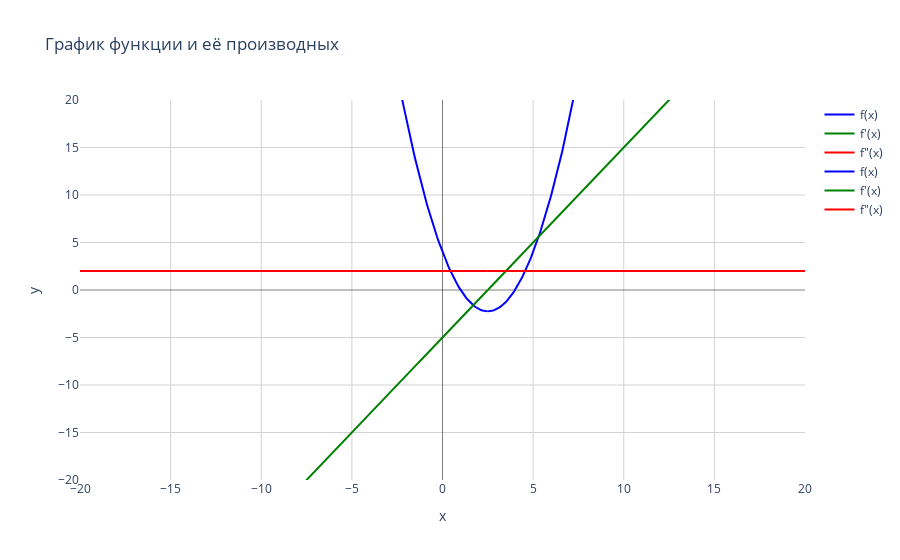

The notebook cell this image was saved under:
### Markdown cell above
### Задание 1.3

1 point possible (graded)

Найдите экстремум функции  

$y = x^2 -5x + 4$. 

В качестве ответа запишите точку экстремума (координату по оси х).

### Code cell
from helper.functionanalyzer import FunctionAnalyzer

x = Symbol('x')
f = x**2-5*x+4  

# Для анализа только в действительных числах
analyzer_real = FunctionAnalyzer(f, x, x_range = (-20, 20), y_range = (-20, 20), complex_domain=False)
analyzer_real.describe()  # Покажет, что нет пересечений с осью x
analyzer_real.plot()

### Figure 1 — Plotly figure (JSON) as saved in the notebook; plotly's stock layout.template omitted (floating-point values rounded to 4 significant figures; data arrays with more than 128 entries replaced by an {"elided": "..."} marker saying what was removed)
{"data": [{"line": {"color": "blue"}, "name": "f(x)", "type": "scatter", "x": {"elided": "300 float values"}, "y": {"elided": "300 float values"}}, {"line": {"color": "green"}, "name": "f'(x)", "type": "scatter", "x": {"elided": "300 float values"}, "y": {"elided": "300 float values"}}, {"line": {"color": "red"}, "name": "f\"(x)", "type": "scatter", "x": {"elided": "300 float values"}, "y": {"elided": "300 int values"}}, {"line": {"color": "blue"}, "name": "f(x)", "type": "scatter", "x": {"elided": "300 float values"}, "y": {"elided": "300 float values"}}, {"line": {"color": "green"}, "name": "f'(x)", "type": "scatter", "x": {"elided": "300 float values"}, "y": {"elided": "300 float values"}}, {"line": {"color": "red"}, "name": "f\"(x)", "type": "scatter", "x": {"elided": "300 float values"}, "y": {"elided": "300 int values"}}], "layout": {"hovermode": "x unified", "plot_bgcolor": "white", "showlegend": true, "title": {"text": "График функции и её производных"}, "xaxis": {"gridcolor": "lightgray", "range": [-20, 20], "title": {"text": "x"}, "zerolinecolor": "black", "zerolinewidth": 0.5}, "yaxis": {"gridcolor": "lightgray", "range": [-20, 20], "title": {"text": "y"}, "zerolinecolor": "black", "zerolinewidth": 0.5}}}
